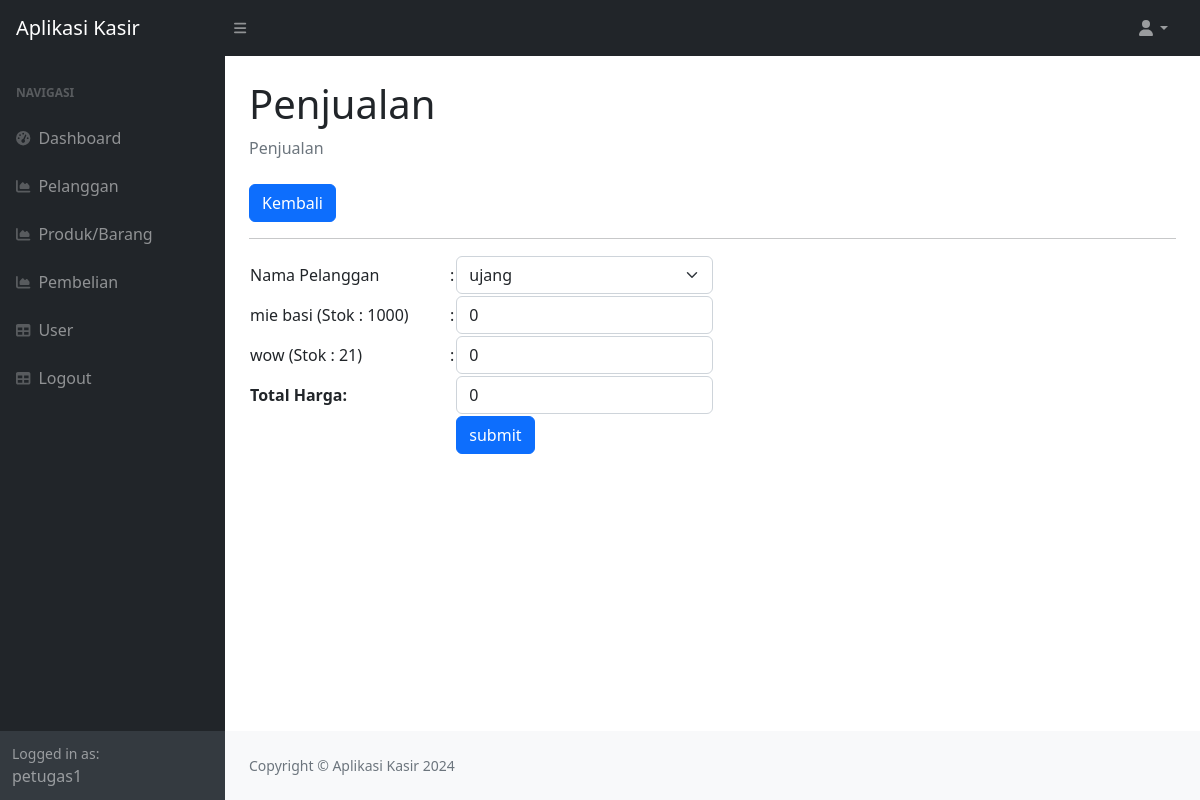
The page /?page=pembelian_tambah (signed in) on the database its author committed.
### tables this page shows
CREATE TABLE `produk` (
  `id_produk` int(11) NOT NULL,
  `nama_produk` varchar(255) DEFAULT NULL,
  `harga` int(10) DEFAULT NULL,
  `stok` int(11) DEFAULT NULL
);

### pembelian_tambah.php (the view, shortened to what this page needs)
<div class="container-fluid px-4">
    <h1 class="mt-4">Penjualan</h1>
    <ol class="breadcrumb mb-4">
        <li class="breadcrumb-item active">Penjualan</li>
    </ol>
    <a href="?page=pembelian" class="btn btn-primary">Kembali</a>
    <hr>
    <form method="post" id="form-penjualan">
        <table>
            <tr>
                <td width="200">Nama Pelanggan</td>
                <td width="1">:</td>
                <td>
                    <select class="form-control form-select" name="id_pelanggan">
                        <?php
                        $p = mysqli_query($koneksi, 'SELECT * FROM pelanggan ');
                        while ($pel = mysqli_fetch_array($p)) {
                            ?>
                            <option value="<?php echo $pel['id_pelanggan']; ?>"><?php echo $pel['nama_pelanggan']; ?>
                            </option>
                            <?php
                        }
                        ?>
                    </select>
                </td>
            </tr>
            <?php
            $pro = mysqli_query($koneksi, 'SELECT * FROM produk ');
            while ($produk = mysqli_fetch_array($pro)) {
                ?>
                <tr>
                    <td><?php echo $produk['nama_produk'] . ' (Stok : ' . $produk['stok'] . ')' ?></td>
                    <td>:</td>
                    <td>
                        <input class="form-control produk-input" type="number" step="0" min="0" value="0"
                            max="<?php echo $produk['stok']; ?>" name="produk[<?php echo $produk['id_produk']; ?>]"
                            data-harga="<?php echo $produk['harga']; ?>" onchange="hitungTotal()">
                    </td>
                </tr>
                <?php
            }
            ?>
            <tr>
                <td colspan="2"><strong>Total Harga:</strong></td>
                <td><input type="text" id="total-harga" class="form-control" value="0" readonly></td>
            </tr>
            <tr>
                <td></td>
                <td></td>
                <td>
                    <button type="submit" class="btn btn-primary">submit</button>
                </td>
            </tr>
        </table>
    </form>
</div>

### rows shown on the page
produk: nama_produk "mie basi", stok "1000"
produk: nama_produk "wow", stok "21"

### other values the page prints
$_SESSION['user']['nama'] "petugas1"
form field id_pelanggan "ujang"
